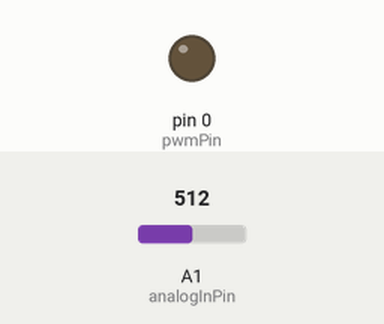
Recording of a sketch running on a simulated Arduino Uno, built with avr-gcc and run on an emulated ATmega328P. Parts: output pins drawn as LEDs (lit = HIGH). Dashed ring = blinking. The test bench sets the inputs (shaded band); at power-on: A1 (analogInPin) = 512.

Above: at 1.3 s.
1.4 s: A1 (analogInPin) set to 558
At 4.3 s:
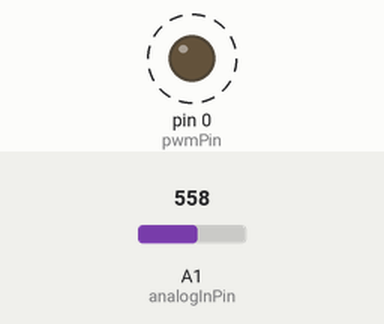
4.4 s: A1 (analogInPin) set to 511
At 5.0 s:
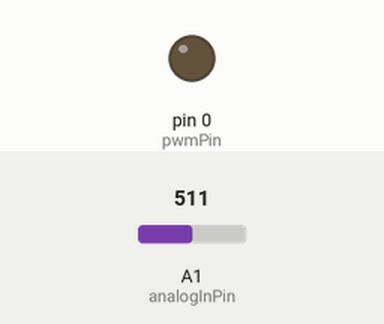
5.9 s: A1 (analogInPin) set to 900
At 6.3 s:
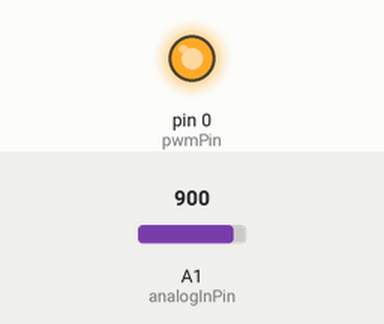
Timing chart, 0 to 8.9 s (numbered marks = the images above; inputs shaded):
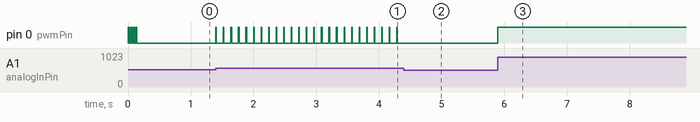

The sketch:

blindHeight.ino
```cpp
#define pwmPin  0
int analogInPin = A1;
float basePressure = 0.0;
float voltage = 0.0;
float pressure = 0.0;
void setup(){
pinMode(pwmPin, OUTPUT);
pinMode(analogInPin, INPUT);
 voltage = 3.3*float((analogRead(A1)/1023.0));
 pressure = 5*((voltage - 0.2)/3.3);
basePressure = pressure;
for (int i = 0; i < 4; i++){
digitalWrite(0,HIGH ); // Output analog reading to dimmable LED
delay(20);
digitalWrite(0,LOW);
delay(20);
}
}
void loop(){
 voltage = 3.3*float((analogRead(A1)/1023.0));
 pressure = 5*((voltage - 0.2)/3.3);
 float dong = 10 * (pressure - basePressure);
int counter = map((dong),1,10,1,6);
counter = constrain(counter,1,6);
if (pressure - basePressure > 0.15){
  if(counter < 6){
  int i = 0;
  while(i < counter){
digitalWrite(0,HIGH ); // Output analog reading to dimmable LED
delay(10);
digitalWrite(0,LOW);
delay(10);
i++;
  }
  delay(100);
  } else digitalWrite(0,HIGH);
}
}
```

Measured:
- the behaviour switches between 542 and 543 on A1 (analogInPin) (found by bisection; images 0 and 1)
- after the input at 1.4 s, pin 0 (pwmPin): alternates HIGH for 0.01 s and LOW for 0.11 s, starting at once
- after the input at 4.4 s, pin 0 (pwmPin): stops changing and stays LOW
- after the input at 5.9 s, pin 0 (pwmPin): LOW → HIGH at once
